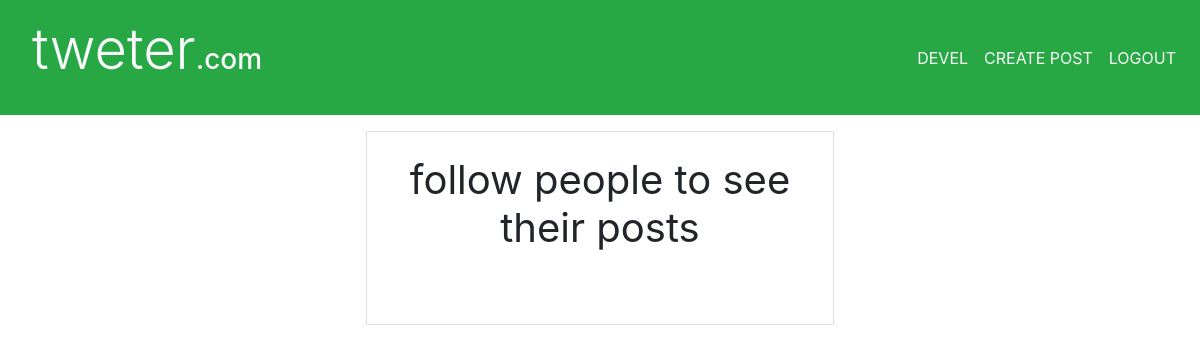
Before: / (signed in) with the older database file.
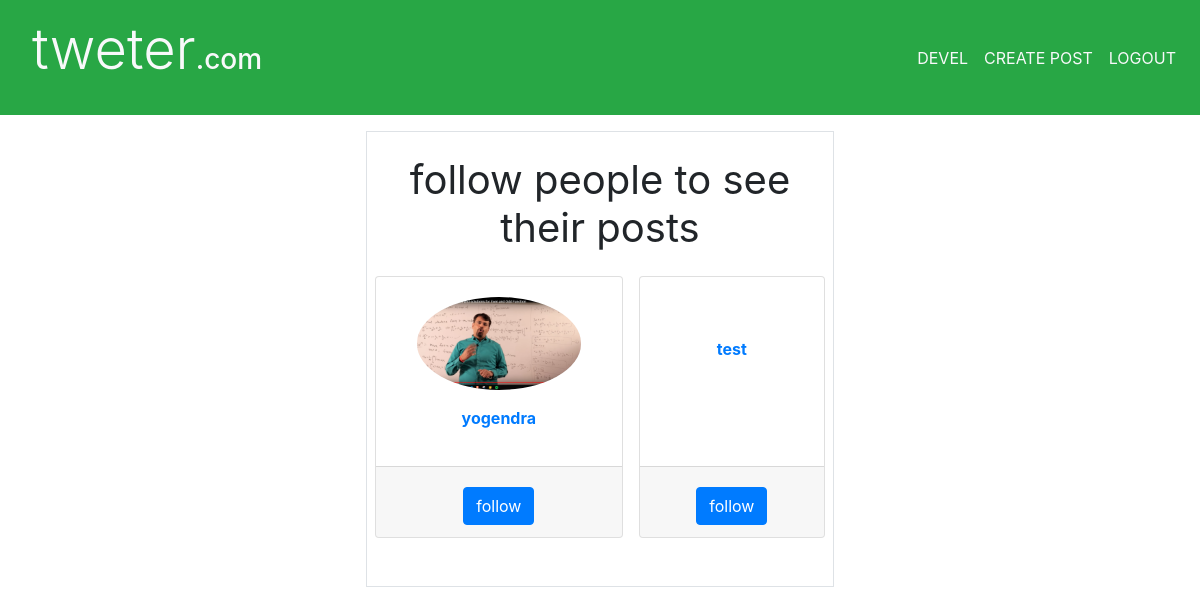
After: the same page with the newer database file.
### user/models.py (models this page shows, shortened)
class user_additional_info(models.Model):
    user = models.OneToOneField(User, on_delete=models.CASCADE)
    profile_pic = models.ImageField(
        upload_to='profile_pic', default='profile_pic/avatar.png')
    bio = models.TextField(null=True, blank=True)
    following = models.ManyToManyField(
        User, related_name="following", default=None, blank=True)
    follower = models.ManyToManyField(
        User, related_name="follower", default=None, blank=True)
    slug = models.SlugField(null=True, blank=True)
    def __str__(self):
        return self.user.username

### feed/views.py (the view)
# urls.py: path('', newsfeed.as_view(), name='feed'),
class newsfeed(LoginRequiredMixin, ListView):
    template_name = 'base/news_feed.html'
    queryset = Post.objects.all()
    context_object_name = 'posts'
    def get_context_data(self, **kwargs):
        context = super().get_context_data(**kwargs)
        logged_in_user = get_object_or_404(
            user_additional_info, user=self.request.user)
        context['logged_in_user_following_list'] = logged_in_user.following.all()
        context['logged_in_user_follower_list'] = logged_in_user.follower.all()
        context['all_users'] = user_additional_info.objects.order_by('?')[:5]
        print(user_additional_info.objects.all())
        return context

### templates/base/news_feed.html (shortened to what this page needs)
{% extends 'base/base.html' %}
{% block body_block %}
<div class="col-sm-5 mx-auto p-3">
    <div class="container border border-default pb-5">
        <p class="text-center h1 font-weight-normal my-4">follow people to see their posts</p>
        <div class="row d-flex align-items-stretch justify-content-start horizontal-scroll">
            {% for user in all_users %}
            {% if user.user not in logged_in_user_following_list and user.user != request.user %}
            <div class="card text-center mx-2 col-xs-4" style="min-width:40%">
                <div class="card-body">
                    <a href="{% url 'user:profile' user.user.username%}">
                        <img src="{{user.profile_pic.url}}" alt=""
                            style="max-width: 80%;max-height:15vh;border-radius:50%;">
                        <p class="font-weight-bold mt-3">{{user.user.username}}</p>
                    </a>
                </div>
                <div class="card-footer">
                    {% if user.user in logged_in_user_follower_list %}
                    <form action="{% url 'user:follow'%}" method="post">
                        {% csrf_token %}
                        <input type="hidden" name="calling_page" value="{{request.path}}">
                        <input type="hidden" name="user_to_follow" value="{{user.user.username}}">
                        <input type="submit" value="follow back" class="btn btn-primary mt-2 mx-3">
                    </form>
                    {%else%}
                    <form action="{% url 'user:follow'%}" method="post">
                        <input type="submit" value="follow " class="btn btn-primary mt-2 mx-3">
                    </form>
                    {% endif %}
                </div>
            </div>
            {%endif%}
            {%endfor%}
        </div>
    </div>
</div>
{%endblock%}

### templates/base/base.html (shortened to what this page needs)
<!DOCTYPE html>
<html lang="en">
<head>
    <link rel="stylesheet" href="https://maxcdn.bootstrapcdn.com/bootstrap/4.0.0/css/bootstrap.min.css"
>
</head>
<body>
    <nav class="navbar navbar-expand-lg bg-success">
        <p class="display-4"><a href="{%url 'feed:feed'%}" class="nav-link text-light">tweter<span
                    class="h3">.com</span>
            </a></p>
        <ul class="navbar-nav ml-auto text-uppercase">
            {% if user.is_authenticated %}
            <li class="nav-item"><a href="{%url 'user:profile' user.username%}"
                    class="nav-link text-light">{{user.username}}</a></li>
            <li class="nav-item"><a href="{%url 'post:create'%}" class="nav-link text-light">create post</a></li>
            <li class="nav-item"><a href="{%url 'user:logout'%}" class="nav-link text-light">logout</a></li>
            {% else %}
            <li class="nav-item "><a href="{%url 'user:signup'%}" class="nav-link text-light ">sign up</a>
            </li>
            {% endif %}
        </ul>
    </nav>
    {% block body_block %}
    {% endblock %}
</body>
</html>

### templates/base/news_feed.html (style rules this page uses)
.horizontal-scroll { overflow: auto; flex-wrap: nowrap; }
.horizontal-scroll { -ms-overflow-style: none; }

Changed rows visible on the page:
added user_additional_info: profile_pic (picture), user.username "yogendra"
added user_additional_info: user.username "test"
